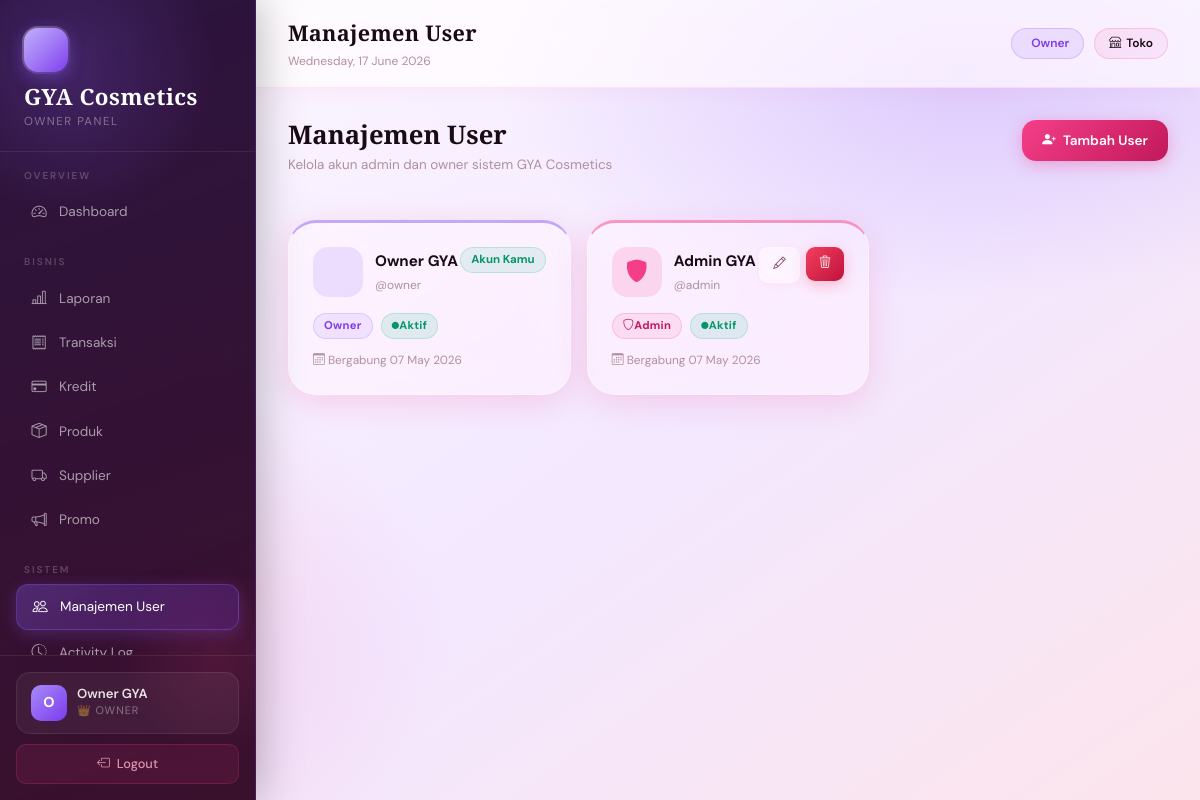
The app's page /gya-cosmetics/owner/user.php (signed in) with its own data.
### tables this page shows
CREATE TABLE users (
  `id` int(11) NOT NULL AUTO_INCREMENT,
  `nama` varchar(100) NOT NULL,
  `username` varchar(50) NOT NULL,
  `password` varchar(255) NOT NULL,
  `role` enum('admin','owner') NOT NULL DEFAULT 'admin',
  `status` enum('aktif','nonaktif') NOT NULL DEFAULT 'aktif',
  `created_at` timestamp NOT NULL DEFAULT current_timestamp(),
  `updated_at` timestamp NOT NULL DEFAULT current_timestamp() ON UPDATE current_timestamp(),
  PRIMARY KEY (`id`),
  UNIQUE KEY `username` (`username`)
);

### gya-cosmetics/owner/user.php (the view, shortened to what this page needs)
<?php
require_once '../config/config.php';
$rows=$conn->query("SELECT * FROM users ORDER BY role DESC,nama ASC");
require_once '../views/owner_header.php';
?>
<div style="display:flex;justify-content:space-between;align-items:flex-start;margin-bottom:28px;flex-wrap:wrap;gap:14px;">
  <div>
    <h2 style="font-family:'Cormorant Garamond',serif;font-size:1.6rem;font-weight:600;color:#1a0a14;margin-bottom:4px;">Manajemen User</h2>
    <p style="font-size:.84rem;color:#b08fa0;">Kelola akun admin dan owner sistem GYA Cosmetics</p>
  </div>
  <button onclick="openModal('mTambah')" class="btn-gya btn-primary-gya"><i class="bi bi-person-plus-fill"></i> Tambah User</button>
</div>
<div class="row g-3">
  <?php if($rows&&$rows->num_rows>0): while($u=$rows->fetch_assoc()):
    $isMe=$u['id']==(int)$_SESSION['user_id'];
    $isOwner=$u['role']==='owner';
  ?>
  <div class="col-xl-4 col-md-6">
    <div class="stat-card" style="border-top:3px solid <?= $isOwner?'rgba(139,92,246,.5)':'rgba(244,63,136,.5)' ?>;">
      <div style="display:flex;justify-content:space-between;align-items:flex-start;margin-bottom:16px;">
        <div style="display:flex;align-items:center;gap:12px;">
          <div style="width:50px;height:50px;border-radius:15px;background:<?= $isOwner?'rgba(139,92,246,.15)':'rgba(244,63,136,.15)' ?>;display:flex;align-items:center;justify-content:center;font-size:1.4rem;color:<?= $isOwner?'#7c3aed':'#f43f88' ?>;">
            <i class="bi <?= $isOwner?'bi-crown-fill':'bi-shield-fill' ?>"></i>
          </div>
          <div>
            <div style="font-weight:700;font-size:.95rem;color:#1a0a14;"><?= htmlspecialchars($u['nama']) ?></div>
            <div style="font-size:.75rem;color:#b08fa0;margin-top:2px;">@<?= htmlspecialchars($u['username']) ?></div>
          </div>
        </div>
        <?php if(!$isMe): ?>
        <div style="display:flex;gap:6px;">
          <button class="btn-gya btn-glass-gya btn-sm-gya" onclick='editUser(<?= json_encode($u) ?>)'><i class="bi bi-pencil"></i></button>
          <form method="POST" style="display:inline;" onsubmit="return confirmDelete('Hapus user <?= htmlspecialchars(addslashes($u['nama'])) ?>?')">
            <button type="submit" class="btn-gya btn-danger-gya btn-sm-gya"><i class="bi bi-trash3"></i></button>
          </form>
        </div>
        <?php else: ?>
        <span style="font-size:.72rem;background:rgba(16,185,129,.1);color:#059669;border:1px solid rgba(16,185,129,.2);padding:3px 10px;border-radius:20px;font-weight:700;">Akun Kamu</span>
        <?php endif; ?>
      </div>
      <div style="display:flex;gap:8px;flex-wrap:wrap;margin-bottom:12px;">
        <span class="badge-gya <?= $isOwner?'badge-purple':'badge-pink' ?>">
          <i class="bi <?= $isOwner?'bi-crown':'bi-shield' ?>"></i> <?= ucfirst($u['role']) ?>
        </span>
        <span class="badge-gya <?= $u['status']==='aktif'?'badge-success':'badge-danger' ?>">
          <i class="bi bi-circle-fill" style="font-size:.45rem;"></i> <?= ucfirst($u['status']) ?>
        </span>
      </div>
      <div style="font-size:.74rem;color:#b08fa0;"><i class="bi bi-calendar3"></i> Bergabung <?= date('d M Y',strtotime($u['created_at'])) ?></div>
    </div>
  </div>
  <?php endwhile; endif; ?>
</div>
<?php require_once '../views/owner_footer.php'; ?>

### gya-cosmetics/assets/css/style.css (style rules this page uses)
:root { --rose: #f43f88; --rose-deep: #c2185b; --rose-pale: #fce4ec; --blush: #fbb6ce; --lilac: #e879f9; --peach: #fb923c; --cream: #fff8f5; --white: #ffffff; --glass-white: rgba(255,255,255,0.18); --glass-white-mid: rgba(255,255,255,0.30); --glass-white-high: rgba(255,255,255,0.55); --glass-border: rgba(255,255,255,0.35); --glass-shadow: 0 8px 32px rgba(244, 63, 136, 0.18); --glass-shadow-lg: 0 24px 64px rgba(244, 63, 136, 0.22); --glass-dark: rgba(30, 5, 20, 0.55); --glass-dark-hover: rgba(244, 63, 136, 0.22); --font-display: 'Cormorant Garamond', Georgia, serif; --font-body: 'DM Sans', sans-serif; --text-primary: #1a0a14; --text-secondary: #7c3f5e; --text-muted: #b08fa0; --radius-sm: 8px; --radius-md: 14px; --radius-lg: 20px; --radius-xl: 28px; --radius-pill:50px; }
*, *::before, *::after { box-sizing: border-box; margin: 0; padding: 0; }
html { scroll-behavior: smooth; }
body { font-family: var(--font-body); font-weight: 400; color: var(--text-primary); line-height: 1.6; -webkit-font-smoothing: antialiased; }
.stat-card { background: var(--glass-white-mid); backdrop-filter: blur(20px) saturate(180%); -webkit-backdrop-filter: blur(20px) saturate(180%); border: 1px solid var(--glass-border); border-radius: var(--radius-xl); padding: 24px; box-shadow: var(--glass-shadow); transition: transform 0.28s cubic-bezier(0.4,0,0.2,1), box-shadow 0.28s; cursor: default; position: relative; overflow: hidden; }
.stat-card::before { content: ''; position: absolute; top: 0; left: 0; right: 0; height: 1px; background: linear-gradient(90deg, transparent, rgba(255,255,255,0.6), transparent); }
.btn-gya { display: inline-flex; align-items: center; gap: 7px; padding: 10px 20px; border-radius: var(--radius-md); font-family: var(--font-body); font-size: 0.85rem; font-weight: 600; cursor: pointer; transition: all 0.22s cubic-bezier(0.4,0,0.2,1); border: none; text-decoration: none; position: relative; overflow: hidden; }
.btn-gya::after { content: ''; position: absolute; inset: 0; background: rgba(255,255,255,0); transition: background 0.2s; }
.btn-primary-gya { background: linear-gradient(135deg, var(--rose) 0%, var(--rose-deep) 100%); color: white; box-shadow: 0 4px 16px rgba(244,63,136,0.35); }
.btn-glass-gya { background: var(--glass-white-mid); backdrop-filter: blur(12px); border: 1px solid var(--glass-border); color: var(--text-secondary); box-shadow: 0 2px 8px rgba(244,63,136,0.08); }
.btn-danger-gya { background: linear-gradient(135deg, #f43f5e, #be123c); color: white; box-shadow: 0 4px 14px rgba(244,63,94,0.3); }
.btn-sm-gya { padding: 7px 13px; font-size: 0.78rem; border-radius: 9px; }
.badge-gya { display: inline-flex; align-items: center; padding: 3px 10px; border-radius: 20px; font-size: 0.7rem; font-weight: 700; letter-spacing: 0.3px; }
.badge-success { background: rgba(16,185,129,0.12); color: #059669; border: 1px solid rgba(16,185,129,0.2); }
.badge-pink { background: rgba(244,63,136,0.1); color: var(--rose-deep); border: 1px solid rgba(244,63,136,0.2); }
.badge-purple { background: rgba(139,92,246,0.1); color: #7c3aed; border: 1px solid rgba(139,92,246,0.2); }

### gya-cosmetics/views/owner_header.php (style rules this page uses)
body { background: radial-gradient(ellipse 70% 50% at 80% 10%, rgba(139,92,246,.22) 0%,transparent 55%), radial-gradient(ellipse 50% 60% at 10% 80%, rgba(244,63,136,.15) 0%,transparent 55%), linear-gradient(145deg, #fdf8ff 0%, #f3e8ff 55%, #fce4ec 100%); min-height: 100vh; }

### records on screen
users: nama "Owner GYA", username "owner", shows "Akun Kamu", role "Owner", status "Aktif", created_at "07 May 2026"
users: nama "Admin GYA", username "admin", role "Admin", status "Aktif", created_at "07 May 2026"

### other values on screen
substr($_SESSION['nama']??'O',0,1) "O"
$_SESSION['nama'] "Owner GYA"
$page_title "Manajemen User"
